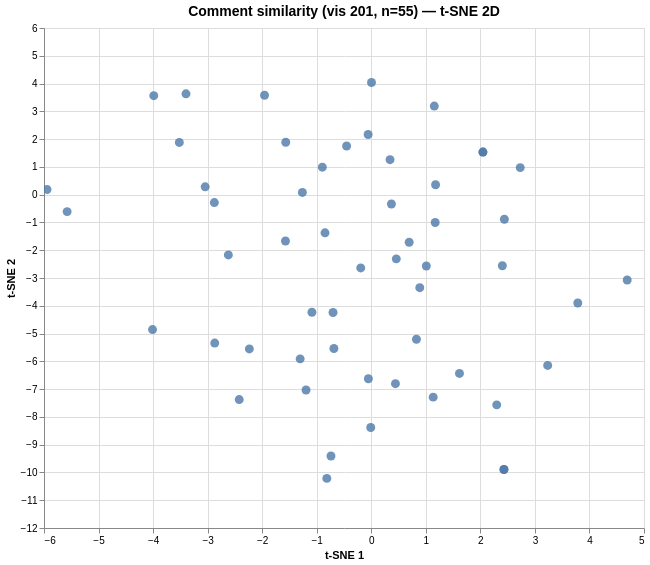

Here is the Vega-Lite specification saved for this chart:
### Vega specification from a JSON file in a GitHub repository (floating-point values rounded to 4 significant figures)
{"$schema": "https://vega.github.io/schema/vega/v6.json", "data": [{"name": "param_1e9efca18e7a2868_store"}, {"name": "source_0", "values": [{"comment": "I notice that the high-income countries are clustered in the middle of the axis. I also notice that the lower-income cou…", "dim_1": -0.739, "dim_2": -9.407, "index": 0}, {"comment": "I noticed a strong positive correlation between x and y for the high-income areas, a weak positive correlation for the m…", "dim_1": -2.87, "dim_2": -5.342, "index": 1}, {"comment": "Quality and Choices Available \nI first noticed how countries with a larger population (a larger chance of low income) or…", "dim_1": 0.369, "dim_2": -0.335, "index": 2}, {"comment": "I noticed that there was a strong positive correlation between increasing wealth and increasing fast food sales. In my e…", "dim_1": -2.235, "dim_2": -5.553, "index": 3}, {"comment": "I noticed that there is a positive correlation between the wealth of the country and the increase in fast food sales. I …", "dim_1": 0.828, "dim_2": -5.205, "index": 4}, {"comment": "I notice that high income countries are not buying fast food as much as low income countries. I wonder if the culture wi…", "dim_1": -0.01, "dim_2": -8.381, "index": 5}, {"comment": "I noticed that in general fast food sales increased in most countries from 2000-2005, particularly drastic with counties…", "dim_1": -1.196, "dim_2": -7.033, "index": 6}, {"comment": "This graph is showing that the more fast food you buy, the less wealthy you are. There are major countries that are show…", "dim_1": -0.452, "dim_2": 1.753, "index": 7}, {"comment": "In this graph, I see that there are more blue dots than anything and that represents high income so my guess is that we …", "dim_1": 1.155, "dim_2": 3.19, "index": 8}, {"comment": "I notice that the upper middle income is increasing their fast food sales. I wonder how Argentina is rising up there sin…", "dim_1": 2.403, "dim_2": -2.56, "index": 9}, {"comment": "-We noticed that Canada is not labeled. :(\n-We noticed that the yellow dots have large land masses.\n-We noticed that som…", "dim_1": -5.945, "dim_2": 0.187, "index": 10}, {"comment": "-We noticed and wondered why do the red dotted countries have their names bolded?\n-We wondered why many of the high inco…", "dim_1": -5.576, "dim_2": -0.61, "index": 11}, {"comment": "I believe this graph is showing what the more major countries are being affected by throughout these four types of gener…", "dim_1": -0.058, "dim_2": 2.166, "index": 12}, {"comment": "In this graph I noticed that there are a lot more increasing fast food sales then decreasing fast food sales. In the inc…", "dim_1": -2.62, "dim_2": -2.169, "index": 13}, {"comment": "I see a graph that has fast food sales going up in upper and lower income countries, and the income is decreasing high c…", "dim_1": 2.731, "dim_2": 0.974, "index": 14}, {"comment": "In this graph, it looks like several countries are being compared with each other with their wealth to fast food sales r…", "dim_1": 2.44, "dim_2": -0.886, "index": 15}, {"comment": "most of the low income countries are increasing in food sales and the high income countries are decreasing in food sales…", "dim_1": 3.786, "dim_2": -3.899, "index": 16}, {"comment": "In this graph it seems to show the wealth of different countries and if there is an increase or decrease of fast food sa…", "dim_1": 0.344, "dim_2": 1.26, "index": 17}, {"comment": "I notice that the higher income countries are decreasing in fast food sales and the low income and middle income are inc…", "dim_1": 1.617, "dim_2": -6.435, "index": 18}, {"comment": "What I notice in this graph is that high income countries are decreasing in fast food sales. I also notice the lower and…", "dim_1": 1.179, "dim_2": 0.357, "index": 19}, {"comment": "Economic stagnation yields a less favorable market for fast food. I notice that the wealthiest nations are among the mos…", "dim_1": 2.432, "dim_2": -9.893, "index": 20}, {"comment": "This is obviously a graph showing the trend of fast food consumption threw all the classes. some are up some are down. i…", "dim_1": -3.045, "dim_2": 0.282, "index": 21}, {"comment": "What I see is that fast food sales are going up for low and upper middle income countries, and for high income countries…", "dim_1": -0.848, "dim_2": -1.374, "index": 22}, {"comment": "This is a very interesting graph showing multiple countries around the world and whether they are increasing or decreasi…", "dim_1": 2.047, "dim_2": 1.533, "index": 23}, {"comment": "By looking at the graph, I notice that the decrease in fast food are in countries with higher income. Countries that lea…", "dim_1": 1.009, "dim_2": -2.569, "index": 24}, {"comment": "Fast food rates are flying! I notice that china is one of the wealthiest countries and Vietnam has a lot of fast food sa…", "dim_1": 2.3, "dim_2": -7.567, "index": 25}, {"comment": "This graph is showing the relationship between your income and how often you buy fast food. We can see that countries wi…", "dim_1": -0.897, "dim_2": 0.989, "index": 26}, {"comment": "Its a graph containing different incomes for fast food sales also it seems that the US is at in increase wealth for fast…", "dim_1": -1.263, "dim_2": 0.081, "index": 27}, {"comment": "I noticed high income countries are decreasing in fast food sales and I also noticed the lower and upper middle income c…", "dim_1": 0.459, "dim_2": -2.311, "index": 28}, {"comment": "I noticed that the sales and wealth in the wealthy countries is more stagnant than those of upper and lower middle incom…", "dim_1": 0.889, "dim_2": -3.349, "index": 29}, {"comment": "I  notice that all the high income countries are all decreasing in fast food sales. Also, the lower and upper income cou…", "dim_1": 1.172, "dim_2": -1.002, "index": 30}, {"comment": "I first noticed that Greece had decreased in fast food sales by about 25% even though they had high income status. The l…", "dim_1": 3.234, "dim_2": -6.147, "index": 31}, {"comment": "It seems that high income is decreasing in fast food sales, and lower income eats more fast food. This could be from the…", "dim_1": -1.573, "dim_2": -1.669, "index": 32}, {"comment": "I noticed that there are more higher income countries but both lower & upper middle income countries are higher in fast …", "dim_1": -0.193, "dim_2": -2.638, "index": 33}, {"comment": "I noticed that the higher income countries show less of an increase in fast food sales than lower income countries. I be…", "dim_1": 1.135, "dim_2": -7.289, "index": 34}, {"comment": "We notice the high income countries are decreasing in fast food sales. We also notice the lower and upper middle income …", "dim_1": 0.695, "dim_2": -1.712, "index": 35}, {"comment": "-I noticed that as fast food sales decreased, a country's overall wealth seemed to be decreased. Similarly, as fast food…", "dim_1": -0.685, "dim_2": -5.539, "index": 36}, {"comment": "This graph leads me to wonder if the fast food industry is a significant contributor to the economies of developing nati…", "dim_1": -1.568, "dim_2": 1.887, "index": 37}, {"comment": "Not only are fast-food sales increasing in the United Sates, but also eating fast food is a life-style change that is be…", "dim_1": -3.519, "dim_2": 1.881, "index": 38}, {"comment": "There is a correlation between increasing fast food sales and wealth in countries. Also many high end countries didn't h…", "dim_1": -0.053, "dim_2": -6.627, "index": 39}, {"comment": "Economic stagnation yields a less favorable market for fast food. I notice that the wealthiest nations are among the mos…", "dim_1": 2.432, "dim_2": -9.893, "index": 40}, {"comment": "Based on the graph, there seems to be a slight positive correlation between wealth and fast food sales. It is also evide…", "dim_1": -1.088, "dim_2": -4.233, "index": 41}, {"comment": "The graph shows a correlation between middle income and increased fast food sales, which implies there is higher consump…", "dim_1": -2.877, "dim_2": -0.285, "index": 42}, {"comment": "I notice that the Lower-Income countries have a greater increase in Fast food sales as opposed to the High-Income countr…", "dim_1": 0.443, "dim_2": -6.804, "index": 43}, {"comment": "Here are our thoughts:\n1) There appears to be a correlation between increasing fast food sales and increasing wealth, me…", "dim_1": -2.421, "dim_2": -7.376, "index": 44}, {"comment": "Could Fast Food Chains be targeting low income countries? What I noticed was that the Lower middle and Upper middle inco…", "dim_1": -0.701, "dim_2": -4.243, "index": 45}, {"comment": "This graph has a positive trend. That is, very roughly, the graph is trending upwards from the lower left to the upper r…", "dim_1": 0.004, "dim_2": 4.037, "index": 46}, {"comment": "Wow! There was so much to notice and wonder with this graph! Once we understood what the scale and the colour-coding was…", "dim_1": -1.957, "dim_2": 3.578, "index": 47}, {"comment": "The poorer countries are darker colors", "dim_1": 4.692, "dim_2": -3.073, "index": 48}, {"comment": "We wonder what the relationship is between fast food  sales and increasing or decreasing wealth. Are some countries, lik…", "dim_1": -1.304, "dim_2": -5.911, "index": 49}, {"comment": "Teachers told us that they wanted to see the graphs sooner so there is more time to lesson plan.  Here is the revised sc…", "dim_1": -3.988, "dim_2": 3.563, "index": 50}, {"comment": "I wonder what qualifies as fast food. There are many newer places where food is pretty fast (such as Chipotle, Panera, B…", "dim_1": -0.815, "dim_2": -10.21, "index": 51}, {"comment": "Welcome to “What’s Going On in This Graph?” and the Wednesday moderation.  Today’s graph focuses on the change in fast-f…", "dim_1": -3.397, "dim_2": 3.631, "index": 52}, {"comment": "This is a very interesting graph showing multiple countries around the world and whether they are increasing or decreasi…", "dim_1": 2.047, "dim_2": 1.533, "index": 53}, {"comment": "Our 7th grade class thinks the headline should be,  Fast Food Sales Vs. Wealth\n\nA conclusion to drawn is lower-income pe…", "dim_1": -4.01, "dim_2": -4.857, "index": 54}]}, {"name": "source_0_x_domain_dim_1", "values": [{"min": -5.945, "max": 4.692}]}, {"name": "source_0_y_domain_dim_2", "values": [{"min": -10.21, "max": 4.037}]}], "signals": [{"name": "unit", "value": {}, "on": [{"events": "pointermove", "update": "isTuple(group()) ? group() : unit"}]}, {"name": "param_1e9efca18e7a2868", "update": "vlSelectionResolve(\"param_1e9efca18e7a2868_store\", \"union\")"}, {"name": "param_1e9efca18e7a2868_dim_1", "on": [{"events": [{"source": "view", "type": "dblclick"}], "update": "null"}, {"events": {"signal": "param_1e9efca18e7a2868_translate_delta"}, "update": "panLinear(param_1e9efca18e7a2868_translate_anchor.extent_x, -param_1e9efca18e7a2868_translate_delta.x / width)"}, {"events": {"signal": "param_1e9efca18e7a2868_zoom_delta"}, "update": "zoomLinear(domain(\"x\"), param_1e9efca18e7a2868_zoom_anchor.x, param_1e9efca18e7a2868_zoom_delta)"}]}, {"name": "param_1e9efca18e7a2868_dim_2", "on": [{"events": [{"source": "view", "type": "dblclick"}], "update": "null"}, {"events": {"signal": "param_1e9efca18e7a2868_translate_delta"}, "update": "panLinear(param_1e9efca18e7a2868_translate_anchor.extent_y, param_1e9efca18e7a2868_translate_delta.y / height)"}, {"events": {"signal": "param_1e9efca18e7a2868_zoom_delta"}, "update": "zoomLinear(domain(\"y\"), param_1e9efca18e7a2868_zoom_anchor.y, param_1e9efca18e7a2868_zoom_delta)"}]}, {"name": "param_1e9efca18e7a2868_tuple", "on": [{"events": [{"signal": "param_1e9efca18e7a2868_dim_1 || param_1e9efca18e7a2868_dim_2"}], "update": "param_1e9efca18e7a2868_dim_1 && param_1e9efca18e7a2868_dim_2 ? {unit: \"\", fields: param_1e9efca18e7a2868_tuple_fields, values: [param_1e9efca18e7a2868_dim_1,param_1e9efca18e7a2868_dim_2]} : null"}]}, {"name": "param_1e9efca18e7a2868_tuple_fields", "value": [{"field": "dim_1", "channel": "x", "type": "R"}, {"field": "dim_2", "channel": "y", "type": "R"}]}, {"name": "param_1e9efca18e7a2868_translate_anchor", "value": {}, "on": [{"events": [{"source": "scope", "type": "pointerdown"}], "update": "{x: x(unit), y: y(unit), extent_x: domain(\"x\"), extent_y: domain(\"y\")}"}]}, {"name": "param_1e9efca18e7a2868_translate_delta", "value": {}, "on": [{"events": [{"source": "window", "between": [{"source": "scope", "type": "pointerdown"}, {"source": "window", "type": "pointerup"}], "consume": true, "type": "pointermove"}], "update": "{x: param_1e9efca18e7a2868_translate_anchor.x - x(unit), y: param_1e9efca18e7a2868_translate_anchor.y - y(unit)}"}]}, {"name": "param_1e9efca18e7a2868_zoom_anchor", "on": [{"events": [{"source": "scope", "consume": true, "type": "wheel"}], "update": "{x: invert(\"x\", x(unit)), y: invert(\"y\", y(unit))}"}]}, {"name": "param_1e9efca18e7a2868_zoom_delta", "on": [{"events": [{"source": "scope", "type": "wheel", "consume": true}], "update": "pow(1.001, event.deltaY * pow(16, event.deltaMode))", "force": true}]}, {"name": "param_1e9efca18e7a2868_modify", "on": [{"events": {"signal": "param_1e9efca18e7a2868_tuple"}, "update": "modify(\"param_1e9efca18e7a2868_store\", param_1e9efca18e7a2868_tuple, true)"}]}], "marks": [{"type": "symbol", "name": "marks", "from": {"data": "source_0"}, "encode": {"update": {"size": {"value": 80}, "x": {"field": "dim_1", "scale": "x"}, "fill": {"value": "#4c78a8"}, "opacity": {"value": 0.8}, "tooltip": {"signal": "{\"Comment #\": format(datum[\"index\"], \"\"), \"Comment\": isValid(datum[\"comment\"]) ? datum[\"comment\"] : \"\"+datum[\"comment\"]}"}, "y": {"field": "dim_2", "scale": "y"}, "shape": {"value": "circle"}}}, "clip": true, "style": ["circle"], "interactive": true}], "scales": [{"name": "x", "type": "linear", "domain": [{"signal": "(data(\"source_0_x_domain_dim_1\")[0] || {}).min"}, {"signal": "(data(\"source_0_x_domain_dim_1\")[0] || {}).max"}], "range": [0, {"signal": "width"}], "domainRaw": {"signal": "param_1e9efca18e7a2868[\"dim_1\"]"}, "zero": true, "nice": true}, {"name": "y", "type": "linear", "domain": [{"signal": "(data(\"source_0_y_domain_dim_2\")[0] || {}).min"}, {"signal": "(data(\"source_0_y_domain_dim_2\")[0] || {}).max"}], "range": [{"signal": "height"}, 0], "nice": true, "domainRaw": {"signal": "param_1e9efca18e7a2868[\"dim_2\"]"}, "zero": true}], "axes": [{"scale": "x", "grid": true, "gridScale": "y", "labels": false, "tickCount": {"signal": "ceil(width/40)"}, "domain": false, "aria": false, "maxExtent": 0, "zindex": 0, "ticks": false, "orient": "bottom", "minExtent": 0}, {"scale": "y", "zindex": 0, "gridScale": "x", "grid": true, "orient": "left", "ticks": false, "labels": false, "aria": false, "tickCount": {"signal": "ceil(height/40)"}, "domain": false, "maxExtent": 0, "minExtent": 0}, {"scale": "x", "grid": false, "orient": "bottom", "labelFlush": true, "labelOverlap": true, "tickCount": {"signal": "ceil(width/40)"}, "title": "t-SNE 1", "zindex": 0}, {"scale": "y", "grid": false, "orient": "left", "title": "t-SNE 2", "labelOverlap": true, "zindex": 0, "tickCount": {"signal": "ceil(height/40)"}}], "title": {"text": "Comment similarity (vis 201, n=55) — t-SNE 2D", "fontSize": 14, "frame": "group"}, "width": 600, "style": "cell", "padding": 5, "height": 500, "background": "white"}
